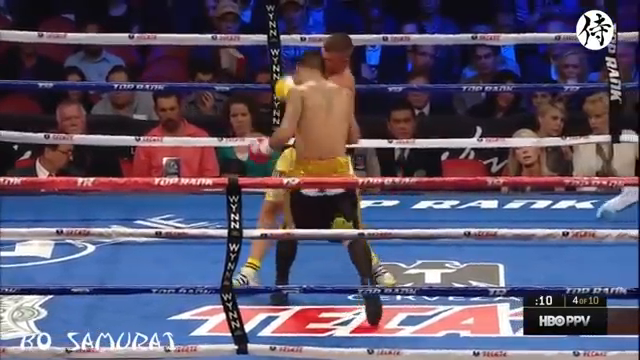
#> input picture frame 27 of OpenCV/res/2_003_013.mp4, 640 x 360 px
$ python 106.py
#> lines starting #> are read from the running program, lines starting #| are printed output that depends on the picture; pictures that were not available may be replaced by others from this repository, and a replacement may not be noted
import cv2
import numpy as np

videoLeftUp = cv2.VideoCapture('./res/2_003_013.mp4')
videoLeftDown = cv2.VideoCapture('./res/2_003_014.mp4')
videoRightUp = cv2.VideoCapture('./res/2_003_015.mp4')
videoRightDown = cv2.VideoCapture('./res/2_003_016.mp4')

fps = videoLeftUp.get(cv2.CAP_PROP_FPS)

width = (int(videoLeftUp.get(cv2.CAP_PROP_FRAME_WIDTH)))
height = (int(videoLeftUp.get(cv2.CAP_PROP_FRAME_HEIGHT)))

#videoWriter = cv2.VideoWriter('./out/4in1.mp4', cv2.VideoWriter_fourcc('m', 'p', '4', 'v'), fps, (width, height))

successLeftUp, frameLeftUp = videoLeftUp.read()
#> frameLeftUp is the input picture: shape (360, 640, 3); mean B, G, R 107.1, 83.9, 90.5
successLeftDown , frameLeftDown = videoLeftDown.read()
successRightUp, frameRightUp = videoRightUp.read()
successRightDown, frameRightDown = videoRightDown.read()

while successLeftUp and successLeftDown and successRightUp and successRightDown:
    frameLeftUp = cv2.resize(frameLeftUp, (int(width / 2), int(height / 2)), interpolation=cv2.INTER_CUBIC)
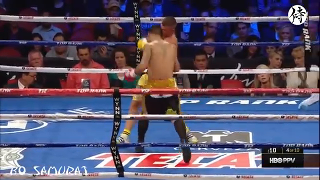
#> frameLeftUp: shape (180, 320, 3); mean B, G, R 107.1, 83.9, 90.4
    frameLeftDown = cv2.resize(frameLeftDown, (int(width / 2), int(height / 2)), interpolation=cv2.INTER_CUBIC)
    frameRightUp = cv2.resize(frameRightUp, (int(width / 2), int(height / 2)), interpolation=cv2.INTER_CUBIC)
    frameRightDown = cv2.resize(frameRightDown, (int(width / 2), int(height / 2)), interpolation=cv2.INTER_CUBIC)

    frameUp = np.hstack((frameLeftUp, frameRightUp))
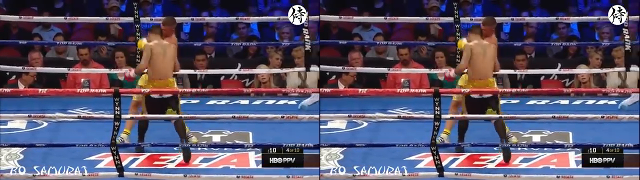
#> frameUp: shape (180, 640, 3); mean B, G, R 107.1, 83.9, 90.4
    frameDown = np.hstack((frameLeftDown, frameRightDown))
    frame = np.vstack((frameUp, frameDown))
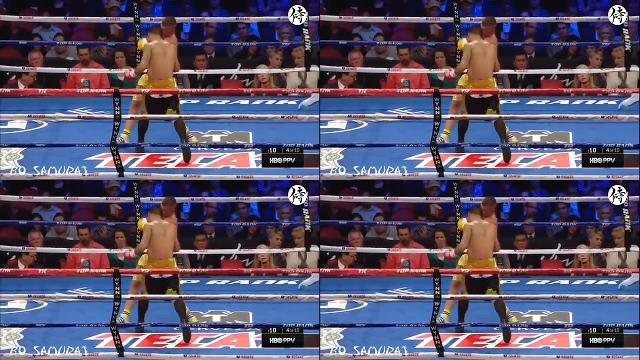
#> frame: shape (360, 640, 3); mean B, G, R 107.1, 83.9, 90.4


    if cv2.waitKey(1) == 27:
#> (key Esc is pressed here)
        break
    cv2.imshow('Test camera', frame)
    successLeftUp, frameLeftUp = videoLeftUp.read()
    successLeftDown, frameLeftDown = videoLeftDown.read()
    successRightUp, frameRightUp = videoRightUp.read()
    successRightDown, frameRightDown = videoRightDown.read()

#videoWriter.release()
videoLeftUp.release()
videoLeftDown.release()
videoRightUp.release()
videoRightDown.release()

$ run again, starting later in the video
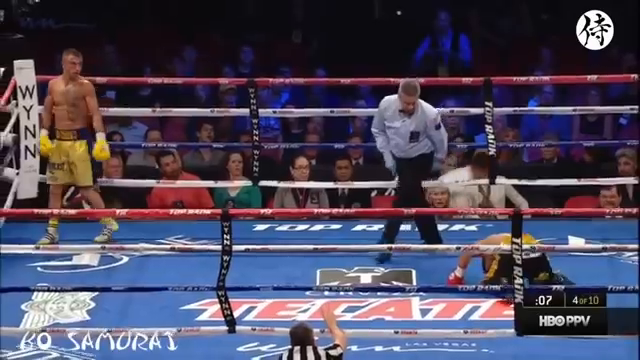
#> input picture frame 123 of OpenCV/res/2_003_013.mp4, 640 x 360 px
#> frameLeftUp is the input picture: shape (360, 640, 3); mean B, G, R 93.2, 72.1, 76.8
#> frameLeftUp: shape (180, 320, 3)
#> `frameUp = np.hstack((frameLeftUp, frameRightUp))`:
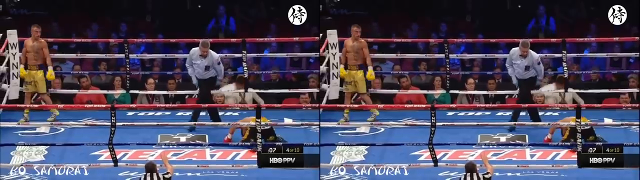
#> frameUp: shape (180, 640, 3); mean B, G, R 93.2, 72.1, 76.7
#> `frame = np.vstack((frameUp, frameDown))`:
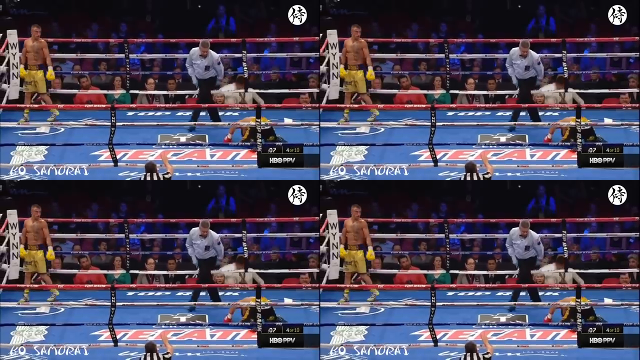
#> frame: shape (360, 640, 3); mean B, G, R 93.2, 72.1, 76.7

$ run again, starting later in the video
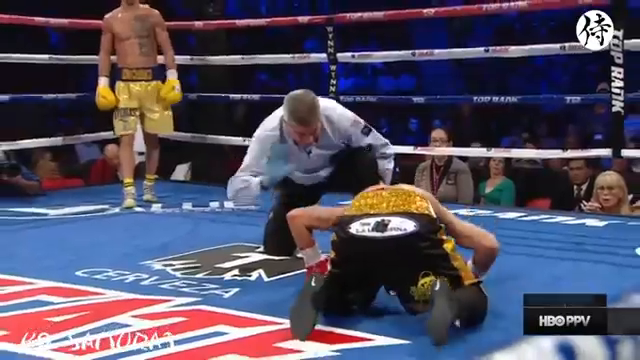
#> input picture frame 219 of OpenCV/res/2_003_013.mp4, 640 x 360 px
#> frameLeftUp is the input picture: shape (360, 640, 3); mean B, G, R 97.5, 77.8, 82.6
#> frameLeftUp: shape (180, 320, 3)
#> `frameUp = np.hstack((frameLeftUp, frameRightUp))`:
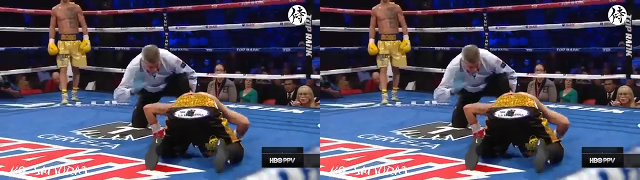
#> frameUp: shape (180, 640, 3); mean B, G, R 97.4, 77.8, 82.6
#> `frame = np.vstack((frameUp, frameDown))`:
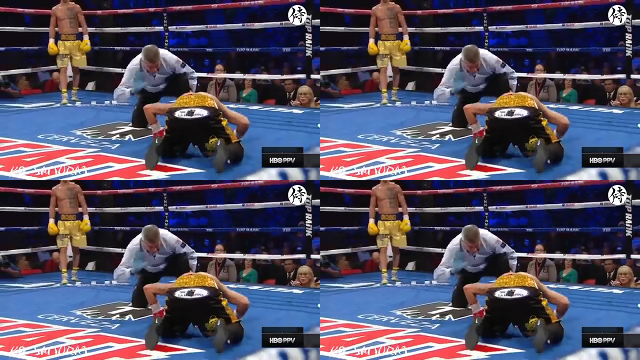
#> frame: shape (360, 640, 3); mean B, G, R 97.4, 77.8, 82.6
